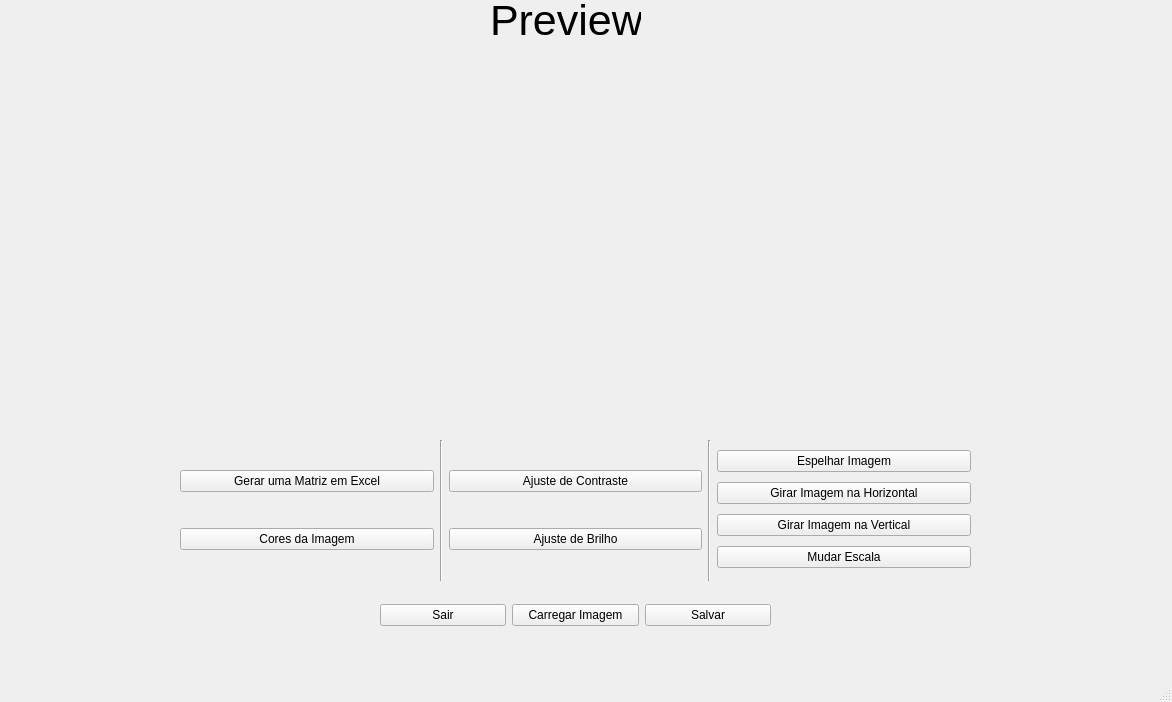
<?xml version="1.0" encoding="UTF-8"?>
<ui version="4.0">
 <class>MainWindow</class>
 <widget class="QMainWindow" name="MainWindow">
  <property name="geometry">
   <rect>
    <x>0</x>
    <y>0</y>
    <width>1172</width>
    <height>702</height>
   </rect>
  </property>
  <property name="windowTitle">
   <string>MainWindow</string>
  </property>
  <widget class="QWidget" name="centralwidget">
   <widget class="QWidget" name="horizontalLayoutWidget">
    <property name="geometry">
     <rect>
      <x>180</x>
      <y>440</y>
      <width>791</width>
      <height>141</height>
     </rect>
    </property>
    <layout class="QHBoxLayout" name="horizontalLayout">
     <item>
      <layout class="QVBoxLayout" name="verticalLayout_6">
       <item>
        <widget class="QPushButton" name="matrix_button">
         <property name="text">
          <string>Gerar uma Matriz em Excel</string>
         </property>
        </widget>
       </item>
       <item>
        <widget class="QPushButton" name="matrix_colors_button">
         <property name="text">
          <string>Cores da Imagem</string>
         </property>
        </widget>
       </item>
      </layout>
     </item>
     <item>
      <widget class="Line" name="line">
       <property name="font">
        <font>
         <pointsize>29</pointsize>
         <bold>true</bold>
        </font>
       </property>
       <property name="orientation">
        <enum>Qt::Vertical</enum>
       </property>
      </widget>
     </item>
     <item>
      <layout class="QVBoxLayout" name="verticalLayout_5">
       <item>
        <widget class="QPushButton" name="contrast_button">
         <property name="text">
          <string>Ajuste de Contraste</string>
         </property>
        </widget>
       </item>
       <item>
        <widget class="QPushButton" name="brightness_button">
         <property name="text">
          <string>Ajuste de Brilho</string>
         </property>
        </widget>
       </item>
      </layout>
     </item>
     <item>
      <widget class="Line" name="line_3">
       <property name="orientation">
        <enum>Qt::Vertical</enum>
       </property>
      </widget>
     </item>
     <item>
      <layout class="QVBoxLayout" name="verticalLayout">
       <property name="spacing">
        <number>0</number>
       </property>
       <item>
        <widget class="QPushButton" name="mirror_button">
         <property name="text">
          <string>Espelhar Imagem</string>
         </property>
        </widget>
       </item>
       <item>
        <widget class="QPushButton" name="rotate_horizontally_button">
         <property name="text">
          <string>Girar Imagem na Horizontal</string>
         </property>
        </widget>
       </item>
       <item>
        <widget class="QPushButton" name="rotate_vertically_button">
         <property name="text">
          <string>Girar Imagem na Vertical</string>
         </property>
        </widget>
       </item>
       <item>
        <widget class="QPushButton" name="scale_button">
         <property name="text">
          <string>Mudar Escala</string>
         </property>
        </widget>
       </item>
      </layout>
     </item>
    </layout>
   </widget>
   <widget class="QWidget" name="horizontalLayoutWidget_2">
    <property name="geometry">
     <rect>
      <x>380</x>
      <y>590</y>
      <width>391</width>
      <height>51</height>
     </rect>
    </property>
    <layout class="QHBoxLayout" name="horizontalLayout_2">
     <item>
      <widget class="QPushButton" name="leave_button">
       <property name="text">
        <string>Sair</string>
       </property>
      </widget>
     </item>
     <item>
      <widget class="QPushButton" name="load_image_button">
       <property name="text">
        <string>Carregar Imagem</string>
       </property>
      </widget>
     </item>
     <item>
      <widget class="QPushButton" name="save_button">
       <property name="text">
        <string>Salvar</string>
       </property>
      </widget>
     </item>
    </layout>
   </widget>
   <widget class="QLabel" name="title">
    <property name="geometry">
     <rect>
      <x>490</x>
      <y>0</y>
      <width>151</width>
      <height>41</height>
     </rect>
    </property>
    <property name="font">
     <font>
      <pointsize>32</pointsize>
     </font>
    </property>
    <property name="text">
     <string>Preview</string>
    </property>
   </widget>
   <widget class="QLabel" name="image_label">
    <property name="geometry">
     <rect>
      <x>180</x>
      <y>60</y>
      <width>791</width>
      <height>361</height>
     </rect>
    </property>
    <property name="text">
     <string/>
    </property>
   </widget>
  </widget>
  <widget class="QMenuBar" name="menubar">
   <property name="geometry">
    <rect>
     <x>0</x>
     <y>0</y>
     <width>1172</width>
     <height>21</height>
    </rect>
   </property>
  </widget>
  <widget class="QStatusBar" name="statusbar"/>
 </widget>
 <resources/>
 <connections/>
</ui>
